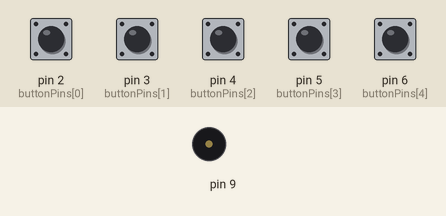
This sketch was run on a simulated Arduino Uno, built with avr-gcc and run on an emulated ATmega328P. Parts: buzzer (waves = sounding). Inputs (shaded band) come from the test bench; at power-on: pin 2 (buttonPins[0]), pin 3 (buttonPins[1]), pin 4 (buttonPins[2]), pin 5 (buttonPins[3]), pin 6 (buttonPins[4]) HIGH. What the sketch prints to the serial monitor is not drawn.

Above: at 1.2 s.
1.3 s: pin 2 (buttonPins[0]) pulled LOW for 1 s
At 1.77 s:
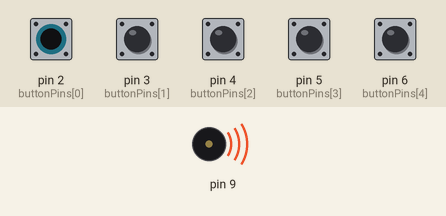
4.3 s: pin 3 (buttonPins[1]) pulled LOW for 0.15 s
At 5.3 s:
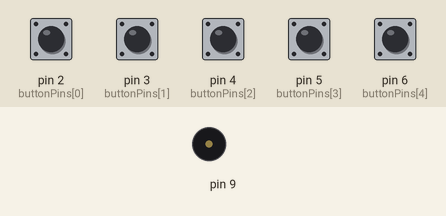
5.9 s: pin 4 (buttonPins[2]) pulled LOW for 0.15 s
At 5.97 s:
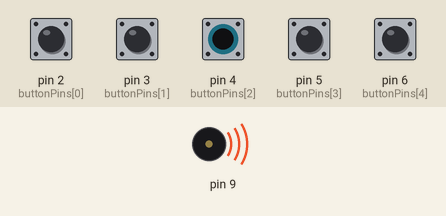
7.5 s: pin 5 (buttonPins[3]) pulled LOW for 0.15 s
At 8.8 s:
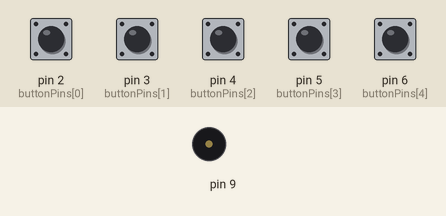
9.1 s: pin 6 (buttonPins[4]) pulled LOW for 0.15 s
At 9.17 s:
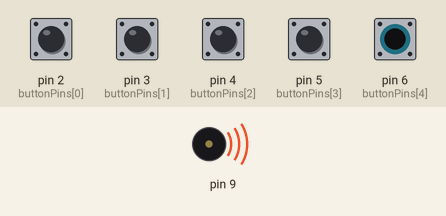
10.7 s: pin 2 (buttonPins[0]) pulled LOW for 0.15 s
At 11.4 s:
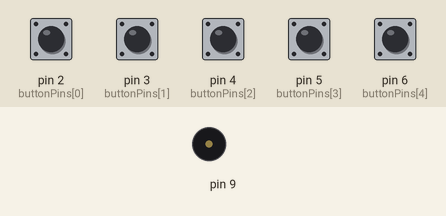
Timing chart, 0 to 13.3 s (numbered marks = the images above; inputs shaded):
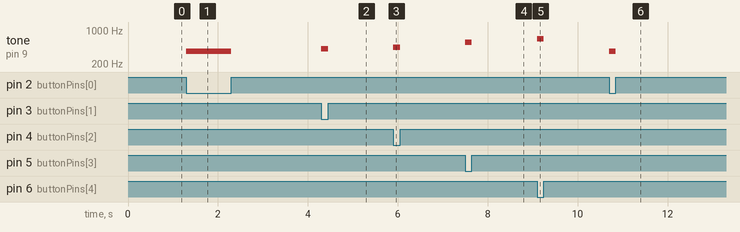

Measured:
- after the input at 1.3 s, tone on pin 9: silent → 370 Hz at once, → silent 1.0 s later
- after the input at 4.3 s, tone on pin 9: silent → 415 Hz at once, → silent 0.15 s later
- after the input at 5.9 s, tone on pin 9: silent → 440 Hz at once, → silent 0.15 s later
- after the input at 7.5 s, tone on pin 9: silent → 554 Hz at once, → silent 0.15 s later
- after the input at 9.1 s, tone on pin 9: silent → 659 Hz at once, → silent 0.15 s later
- after the input at 10.7 s, tone on pin 9: silent → 370 Hz at once, → silent 0.15 s later

The sketch:

Arduino_Unity_IntrumentSketch.ino
```cpp
const int buttonPins[] = {2, 3, 4, 5, 6}; // The pins for the buttons
const int noteFSharp = 370;
const int noteGSharp = 415;
const int noteA = 440;
const int noteCSharp = 554;
const int noteE = 659;
const char buttonChars[] = {'F', 'G', 'A', 'C', 'E'}; // The characters to send to Unity for each button

void setup() {
  Serial.begin(9600);
  for (int i = 0; i < 5; i++) {
    pinMode(buttonPins[i], INPUT_PULLUP);
  }
}

void loop() {
  for (int i = 0; i < 5; i++) {
    if (digitalRead(buttonPins[i]) == LOW) {
      tone(9, getNoteFrequency(i));
      sendButtonToUnity(buttonChars[i]);
      delay(50); // Delay to avoid multiple tones from one press
      noTone(9);
    }
  }
}

int getNoteFrequency(int buttonIndex) {
  switch (buttonIndex) {
    case 0: // Button connected to pin 2 (F#)
      return noteFSharp;
    case 1: // Button connected to pin 3 (G#)
      return noteGSharp;
    case 2: // Button connected to pin 4 (A)
      return noteA;
    case 3: // Button connected to pin 5 (C#)
      return noteCSharp;
    case 4: // Button connected to pin 6 (E)
      return noteE;
    default:
      return 0;
  }
}

void sendButtonToUnity(char buttonChar) {
  Serial.write(buttonChar); // Send the button to Unity
}
```
